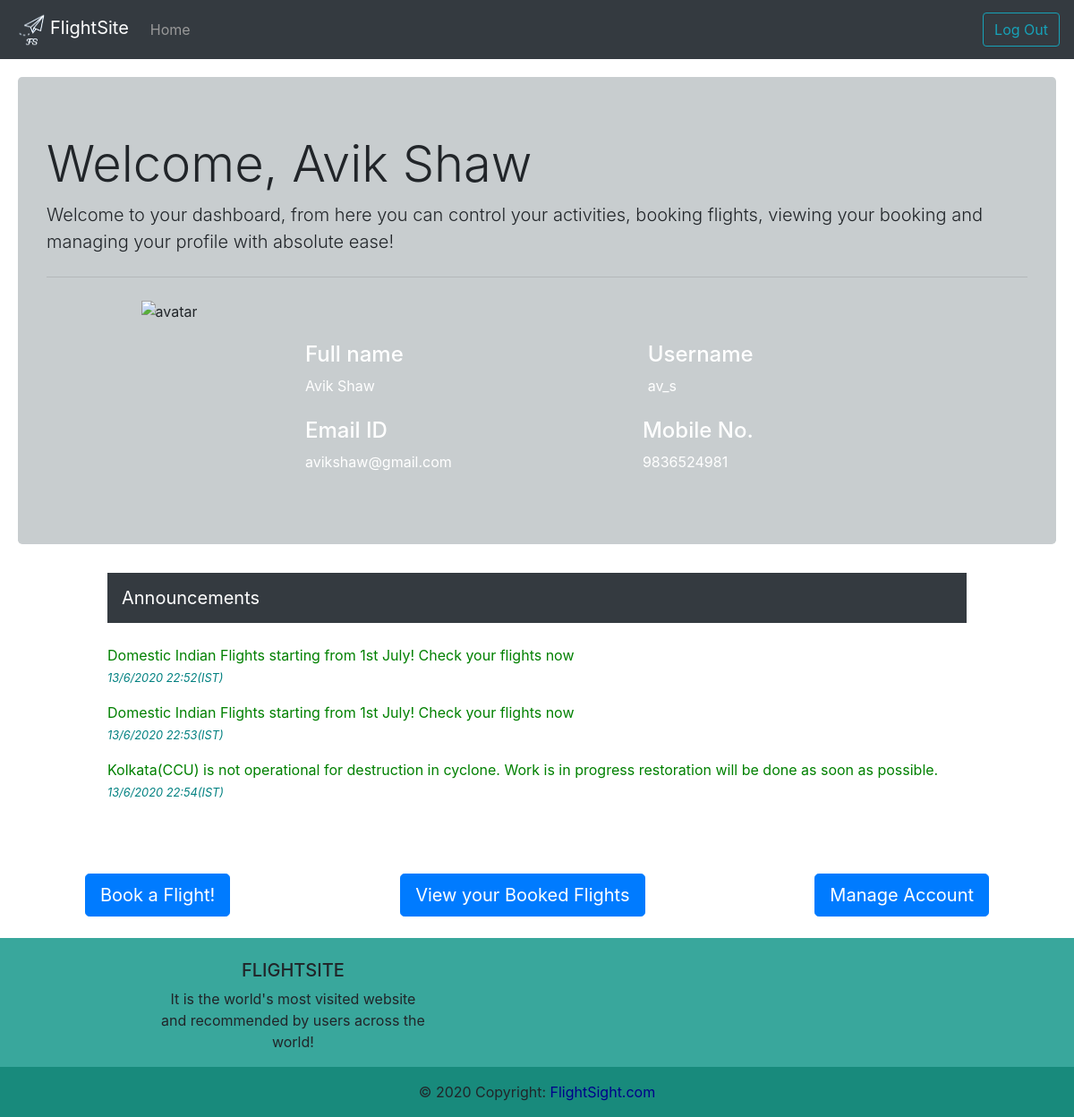
Page /dashboard/1 (signed in) on the committed database.
### app.py (models this page shows)
class User(UserMixin, db.Model):
    id = db.Column(db.Integer, primary_key=True)
    name = db.Column(db.String(50), nullable=False)
    username = db.Column(db.String(50), unique=True, nullable=False)
    email = db.Column(db.String(50), nullable=False)
    pswd = db.Column(db.String(80), nullable=False)

class Passenger(UserMixin, db.Model):
    id = db.Column(db.Integer, primary_key=True)
    mob = db.Column(db.String(10), nullable=False)
    age = db.Column(db.Integer, nullable = False)
    gender = db.Column(db.String(1), nullable=False)
    idDoc = db.Column(db.String(20), nullable=False)
    typ = db.Column(db.String(20), nullable=False)

class Announcements(UserMixin, db.Model):
    id = db.Column(db.Integer, primary_key=True)
    datePosted = db.Column(db.DateTime, nullable=False, default = datetime.utcnow)
    body = db.Column(db.Text, nullable=False)
    postedBy = db.Column(db.String(50), nullable=False)

### app.py (the view)
@app.route('/dashboard/<int:id>')
@login_required
def dashboard(id):
    user= User.query.get_or_404(id)
    announcements = Announcements.query.all()
    psngr = Passenger.query.get(id)
    if(psngr):
        return render_template('dashboard.html', user=user, announcements=announcements, psngr=psngr)
    else:
        return render_template('dashboard.html', user=user, announcements=announcements, psngr=None)

### app.py (called while the page is built)
@login_manager.user_loader
def load_user(user_id):
    return User.query.get(int(user_id))

### templates/dashboard.html (shortened to what this page needs)
{% extends 'base.html' %}
{% block log_buttons %}
<form class="pull-right">
  <button type="button" class="btn btn-outline-info" data-toggle="modal" data-target="#logoutModal">
    Log Out
  </button>
</form>
{% endblock %}
{% block body %}
<div class="jumbotron">
  <h1 class="display-4">Welcome, {{user.name}}</h1>
  <p class="lead">Welcome to your dashboard, from here you can control your activities, booking flights, viewing your
    booking and managing your profile with absolute ease!</p>
  <hr class="my-4">
  <p>
    <div class="container bootstrap snippet">
      <div class="row">
      	<div class="col-sm-3">
          <div class="text-center">
          	<img src="https://s2.best-wallpaper.net/wallpaper/2880x1800/1902/Plane-flight-mountains-sunset-art-picture_2880x1800.jpg" height=300px width=1100px
              alt="avatar">
          </div>
        </div>
        <div class="col-sm-8">
            <br><br>
            <div  style="float: left;color: white;">
              <h4>Full name</h4>
              {{user.name}}
            </div>
            <div  style="float: right; padding-right: 200px;color: white;">
              <h4>Username</h4>
              {{user.username}}
            </div>
            <div style="clear:both;">&nbsp;</div>
            <div  style="float: left;color: white;">
              <h4>Email ID</h4>
              {{user.email}}
            </div>
            {% if psngr %}
            <div  style="float: right; padding-right: 200px;color: white;">
              <h4>Mobile No.</h4>
              {{psngr.mob}}
            </div>
            {% endif %}
        </div>
      </div>
    </div>
  </p>
</div>
<div style="margin-left: 10%; margin-right: 10%;" class="ann_box">
  <nav id="ann_bar" class="navbar navbar-dark bg-dark">
    <a class="navbar-brand" href="#">Announcements</a>
  </nav>
  <div data-spy="scroll" data-target="#ann_bar" data-offset="0" class="scrollspy">
      <marquee direction = "up" onmouseover="this.stop()" onmouseout="this.start()">
        <p>
        {% for a in announcements %}
          <p style="color: green;">
            {{a.body}}
            <br>
            <small style="color: teal"><i>{{a.datePosted.day}}/{{a.datePosted.month}}/{{a.datePosted.year}}   {{(a.datePosted.hour+5)%24}}:{{(a.datePosted.minute+30)%60}}(IST)</i></small>
          </p>
        {% endfor %}
        </p>
      </marquee>
  </div>
</div>
<br> <br> <br>
<div class="d-flex justify-content-around">
  <a class="btn btn-primary btn-lg" href="{{ url_for('view_flight_user', id=user.id) }}" role="button">Book a Flight!</a>
  <a class="btn btn-primary btn-lg" href="{{ url_for('view_booked', id=user.id) }}" role="button">View your Booked Flights</a>
  <a class="btn btn-primary btn-lg" href="../chpswd/{{user.id}}" role="button">Manage Account</a>
</div>
{% endblock %}

### static/css/main.css (style rules this page uses)
.jumbotron { background-color: rgb(200, 205, 207); margin-left: 20px; margin-right: 20px; margin-top: 20px; }
.scrollspy { position: relative; height: 200px; margin-top: .5rem; overflow: auto; overflow-x: auto; overflow-y: auto; }

### rows in the picture
User: name "Avik Shaw", username "av_s", email "avikshaw@gmail.com"
Passenger: mob "9836524981"
Announcements: body "Domestic Indian Flights starting from 1st July! Check your flights now", datePosted.day "13", datePosted.month "6", datePosted.year "2020", (a.datePosted.hour+5)%24 "22", (a.datePosted.minute+30)%60 "52"
Announcements: body "Domestic Indian Flights starting from 1st July! Check your flights now", datePosted.day "13", datePosted.month "6", datePosted.year "2020", (a.datePosted.hour+5)%24 "22", (a.datePosted.minute+30)%60 "53"
Announcements: body "Kolkata(CCU) is not operational for destruction in cyclone. Work is in progress restoration will be done as soon as possible.", datePosted.day "13", datePosted.month "6", datePosted.year "2020", (a.datePosted.hour+5)%24 "22", (a.datePosted.minute+30)%60 "54"
